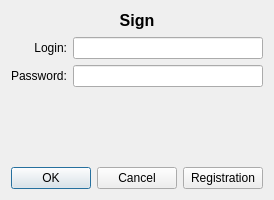
<?xml version="1.0" encoding="UTF-8"?>
<ui version="4.0">
 <class>loginForm</class>
 <widget class="QDialog" name="loginForm">
  <property name="geometry">
   <rect>
    <x>0</x>
    <y>0</y>
    <width>272</width>
    <height>200</height>
   </rect>
  </property>
  <property name="windowTitle">
   <string>Dialog</string>
  </property>
  <layout class="QVBoxLayout" name="verticalLayout">
   <item>
    <widget class="QLabel" name="signLabel">
     <property name="minimumSize">
      <size>
       <width>200</width>
       <height>20</height>
      </size>
     </property>
     <property name="maximumSize">
      <size>
       <width>280</width>
       <height>50</height>
      </size>
     </property>
     <property name="focusPolicy">
      <enum>Qt::FocusPolicy::NoFocus</enum>
     </property>
     <property name="text">
      <string>&lt;html&gt;&lt;head/&gt;&lt;body&gt;&lt;p align=&quot;center&quot;&gt;&lt;span style=&quot; font-size:12pt; font-weight:700;&quot;&gt;Sign&lt;/span&gt;&lt;/p&gt;&lt;/body&gt;&lt;/html&gt;</string>
     </property>
    </widget>
   </item>
   <item>
    <layout class="QGridLayout" name="gridLayout">
     <item row="1" column="0">
      <widget class="QLabel" name="passwordLabel">
       <property name="text">
        <string>Password:</string>
       </property>
      </widget>
     </item>
     <item row="0" column="0">
      <widget class="QLabel" name="loginLabel">
       <property name="text">
        <string>&lt;html&gt;&lt;head/&gt;&lt;body&gt;&lt;p align=&quot;right&quot;&gt;Login:&lt;/p&gt;&lt;/body&gt;&lt;/html&gt;</string>
       </property>
      </widget>
     </item>
     <item row="1" column="2">
      <widget class="QLineEdit" name="passwordLineEdit">
       <property name="echoMode">
        <enum>QLineEdit::EchoMode::Password</enum>
       </property>
      </widget>
     </item>
     <item row="0" column="2">
      <widget class="QLineEdit" name="loginLineEdit"/>
     </item>
    </layout>
   </item>
   <item>
    <widget class="QLabel" name="logLabel">
     <property name="text">
      <string>&lt;html&gt;&lt;head/&gt;&lt;body&gt;&lt;p align=&quot;center&quot;&gt;&lt;br/&gt;&lt;/p&gt;&lt;/body&gt;&lt;/html&gt;</string>
     </property>
    </widget>
   </item>
   <item>
    <spacer name="verticalSpacer">
     <property name="orientation">
      <enum>Qt::Orientation::Vertical</enum>
     </property>
     <property name="sizeHint" stdset="0">
      <size>
       <width>20</width>
       <height>40</height>
      </size>
     </property>
    </spacer>
   </item>
   <item>
    <layout class="QHBoxLayout" name="horizontalLayout">
     <item>
      <widget class="QDialogButtonBox" name="dialogbtnBox">
       <property name="standardButtons">
        <set>QDialogButtonBox::StandardButton::Cancel|QDialogButtonBox::StandardButton::Ok</set>
       </property>
      </widget>
     </item>
     <item>
      <widget class="QPushButton" name="RegistrationBtn">
       <property name="text">
        <string>Registration</string>
       </property>
      </widget>
     </item>
    </layout>
   </item>
  </layout>
 </widget>
 <tabstops>
  <tabstop>loginLineEdit</tabstop>
  <tabstop>passwordLineEdit</tabstop>
  <tabstop>RegistrationBtn</tabstop>
 </tabstops>
 <resources/>
 <connections/>
</ui>
